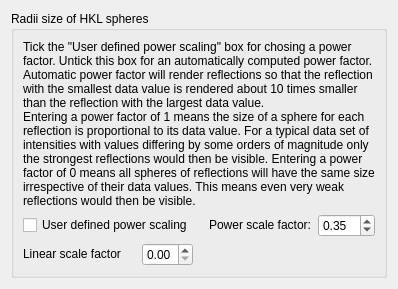
              <widget class="QWidget" name="tab_3">
               <attribute name="title">
                <string>Sizing</string>
               </attribute>
               <layout class="QGridLayout" name="gridLayout_27">
                <item row="0" column="0">
                 <widget class="QGroupBox" name="groupBox_3">
                  <property name="sizePolicy">
                   <sizepolicy hsizetype="Preferred" vsizetype="Preferred">
                    <horstretch>1</horstretch>
                    <verstretch>0</verstretch>
                   </sizepolicy>
                  </property>
                  <property name="title">
                   <string>Radii size of HKL spheres</string>
                  </property>
                  <property name="checkable">
                   <bool>false</bool>
                  </property>
                  <layout class="QGridLayout" name="gridLayout_10">
                   <item row="2" column="1">
                    <widget class="QDoubleSpinBox" name="radii_scale_spinBox">
                     <property name="sizePolicy">
                      <sizepolicy hsizetype="Maximum" vsizetype="Maximum">
                       <horstretch>0</horstretch>
                       <verstretch>1</verstretch>
                      </sizepolicy>
                     </property>
                     <property name="toolTip">
                      <string>&lt;html&gt;&lt;head/&gt;&lt;body&gt;&lt;p&gt;A linear scale factor of 1 means that if two reflectiions with the largest data values happen to be next to each other their spheres will touch but not overlap.&lt;/p&gt;&lt;/body&gt;&lt;/html&gt;</string>
                     </property>
                     <property name="maximum">
                      <double>5.000000000000000</double>
                     </property>
                     <property name="singleStep">
                      <double>0.100000000000000</double>
                     </property>
                    </widget>
                   </item>
                   <item row="1" column="0" colspan="2">
                    <widget class="QCheckBox" name="ManualPowerScalecheckbox">
                     <property name="sizePolicy">
                      <sizepolicy hsizetype="Minimum" vsizetype="Maximum">
                       <horstretch>0</horstretch>
                       <verstretch>1</verstretch>
                      </sizepolicy>
                     </property>
                     <property name="toolTip">
                      <string/>
                     </property>
                     <property name="text">
                      <string>User defined power scaling</string>
                     </property>
                    </widget>
                   </item>
                   <item row="1" column="2">
                    <widget class="QLabel" name="label_10">
                     <property name="sizePolicy">
                      <sizepolicy hsizetype="Minimum" vsizetype="Maximum">
                       <horstretch>0</horstretch>
                       <verstretch>1</verstretch>
                      </sizepolicy>
                     </property>
                     <property name="text">
                      <string>Power scale factor:</string>
                     </property>
                     <property name="alignment">
                      <set>Qt::AlignRight|Qt::AlignTrailing|Qt::AlignVCenter</set>
                     </property>
                     <property name="indent">
                      <number>1</number>
                     </property>
                    </widget>
                   </item>
                   <item row="1" column="3">
                    <widget class="QDoubleSpinBox" name="power_scale_spinBox">
                     <property name="sizePolicy">
                      <sizepolicy hsizetype="Maximum" vsizetype="Maximum">
                       <horstretch>0</horstretch>
                       <verstretch>1</verstretch>
                      </sizepolicy>
                     </property>
                     <property name="toolTip">
                      <string extracomment="Exponent of 1 means the size of a sphere for each reflection is proportional to its data value. Exponent of 0 means all spheres will have the same size irrespective of their data values."/>
                     </property>
                     <property name="maximum">
                      <double>10.000000000000000</double>
                     </property>
                     <property name="singleStep">
                      <double>0.050000000000000</double>
                     </property>
                     <property name="value">
                      <double>0.350000000000000</double>
                     </property>
                    </widget>
                   </item>
                   <item row="0" column="0" colspan="4">
                    <widget class="QLabel" name="label_7">
                     <property name="sizePolicy">
                      <sizepolicy hsizetype="Preferred" vsizetype="Preferred">
                       <horstretch>0</horstretch>
                       <verstretch>0</verstretch>
                      </sizepolicy>
                     </property>
                     <property name="text">
                      <string>&lt;html&gt;&lt;head/&gt;&lt;body&gt;&lt;p&gt;Tick the &amp;quot;User defined power scaling&amp;quot; box for chosing a power factor. Untick this box for an automatically computed power factor. Automatic power factor will render reflections so that the reflection with the smallest data value is rendered about 10 times smaller than the reflection with the largest data value. &lt;br/&gt;Entering a power factor of 1 means the size of a sphere for each reflection is proportional to its data value. For a typical data set of intensities with values differing by some orders of magnitude only the strongest reflections would then be visible. Entering a power factor of 0 means all spheres of reflections will have the same size irrespective of their data values. This means even very weak reflections would then be visible. &lt;/p&gt;&lt;/body&gt;&lt;/html&gt;</string>
                     </property>
                     <property name="textFormat">
                      <enum>Qt::RichText</enum>
                     </property>
                     <property name="scaledContents">
                      <bool>false</bool>
                     </property>
                     <property name="alignment">
                      <set>Qt::AlignLeading|Qt::AlignLeft|Qt::AlignVCenter</set>
                     </property>
                     <property name="wordWrap">
                      <bool>true</bool>
                     </property>
                    </widget>
                   </item>
                   <item row="2" column="0">
                    <widget class="QLabel" name="label_11">
                     <property name="sizePolicy">
                      <sizepolicy hsizetype="Minimum" vsizetype="Maximum">
                       <horstretch>0</horstretch>
                       <verstretch>1</verstretch>
                      </sizepolicy>
                     </property>
                     <property name="toolTip">
                      <string>&lt;html&gt;&lt;head/&gt;&lt;body&gt;&lt;p&gt;A linear scale factor of 1 means that if two reflectiions with the largest data values happen to be next to each other their spheres will touch but not overlap.&lt;/p&gt;&lt;/body&gt;&lt;/html&gt;</string>
                     </property>
                     <property name="text">
                      <string>Linear scale factor</string>
                     </property>
                    </widget>
                   </item>
                  </layout>
                 </widget>
                </item>
               </layout>
              </widget>
